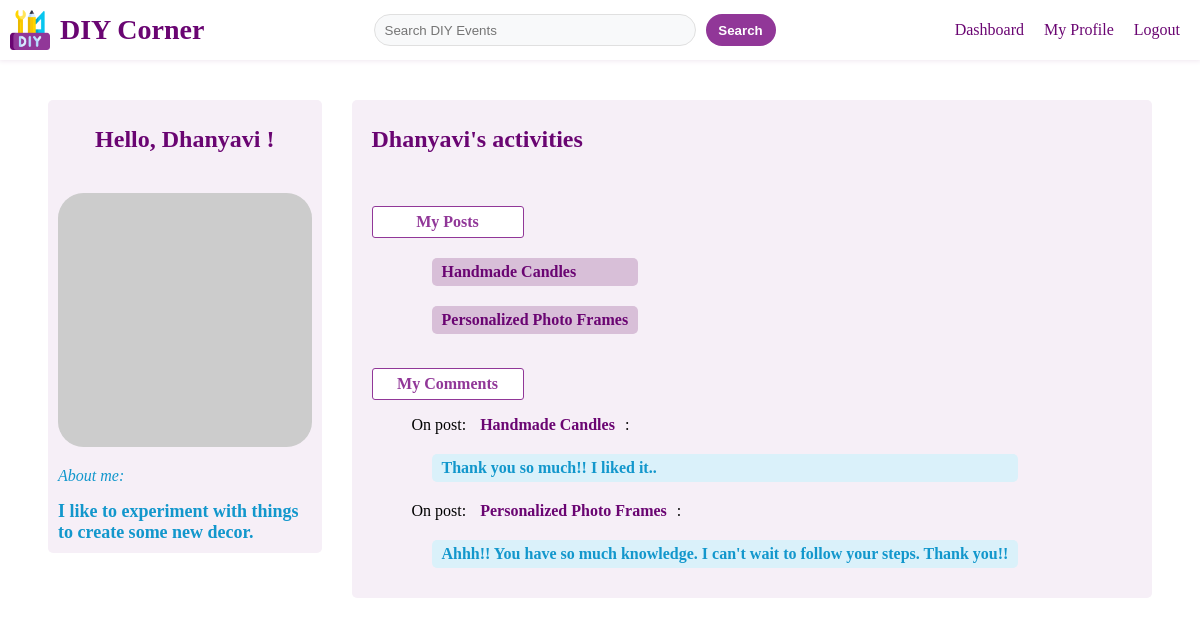
/profile/1 (signed in), run on the app's committed database.
### app/models.py (models this page shows, shortened)
class User(db.Model, UserMixin):
    __tablename__ = 'user'
    id = db.Column(db.Integer, primary_key=True, autoincrement=True)
    username = db.Column(db.String(50), nullable=False)
    password_hash = db.Column(db.String(128), nullable=False)
    about_me = db.Column(db.Text, nullable=True)
    last_seen = db.Column(db.DateTime, nullable=False, default=datetime.now)
    def get_id(self):
        return self.id
    def avatar(self, size):
        digest = md5(self.username.lower().encode('utf-8')).hexdigest()
        return f'https://www.gravatar.com/avatar/{digest}?d=identicon&s={size}'

class Post(db.Model):
    __tablename__ = 'post'
    id = db.Column(db.Integer, primary_key=True, autoincrement=True)
    title = db.Column(db.String(100), nullable=False)
    content = db.Column(db.Text, nullable=False)
    date_posted = db.Column(db.DateTime, nullable=False, default=datetime.now)
    user_id = db.Column(db.Integer, db.ForeignKey('user.id'), nullable=False)
    author = db.relationship('User', backref=db.backref('post'))

class Comment(db.Model):
    __tablename__ = 'comment'
    id = db.Column(db.Integer, primary_key=True, autoincrement=True)
    content = db.Column(db.Text, nullable=False)
    date_posted = db.Column(db.DateTime, nullable=False, default=datetime.now)
    user_id = db.Column(db.Integer, db.ForeignKey('user.id'), nullable=False)
    post_id = db.Column(db.Integer, db.ForeignKey('post.id'), nullable=False)
    author = db.relationship('User', backref=db.backref('comment'))
    post = db.relationship('Post', backref=db.backref('comment', order_by=id))

### app/routes.py (the view)
@app.route('/profile/<int:user_id>', methods=['GET', 'POST'])
@login_required
def profile(user_id):
    user = User.query.get_or_404(user_id)
    posts = Post.query.filter_by(author=user).all()
    comments = Comment.query.filter_by(author=user).all()
    editprofile_form = EditProfileForm()
    if request.method == 'POST' and editprofile_form.validate_on_submit():
        if user == current_user:
            current_user.about_me = editprofile_form.about_me.data
            db.session.commit()
            flash('Your changes have been saved.')
            return redirect(url_for('profile', user_id=current_user.id))
    elif request.method == 'GET' and user == current_user:
        editprofile_form.about_me.data = current_user.about_me
    return render_template('profile.html', user=user, posts=posts, comments=comments, form=editprofile_form)

### app/forms.py
class EditProfileForm(FlaskForm):
    about_me = TextAreaField('About me', validators=[Length(min=0, max=140)])
    submit = SubmitField('Edit profile')

### app/models.py (called while the page is built)
@login.user_loader
def get_user(id):
    return User.query.get(int(id))

### app/templates/profile.html (shortened to what this page needs)
{% extends "base.html" %}
{% block content %}
<div class="profile-container">
    <div class="profile-left">
        <div>
            <h1>Hello, {{ user.username }} !</h1>
            <img src="{{ user.avatar(128) }}" alt="Avatar" class="profile-avatar">
            <p class="aboutme-label">About me:</p>
            <span id="about-me-text">{{ user.about_me }}</span>
        </div>
    </div>
    <div class="profile-right">
        <h1>{{ user.username }}'s activities</h1>
        <div>
            <h2>My Posts</h2>
            <ul>
                {% for post in posts %}
                <li><a href="{{ url_for('details', post_id=post.id) }}" class="post-link">{{ post.title }}</a></li>
                {% endfor %}
            </ul>
        </div>
        <div>
            <h2>My Comments</h2>
            <ul>
                {% for comment in comments %}
                <li>On post: <a href="{{ url_for('details', post_id=comment.post_id) }}" class="post-title-link">{{ comment.post.title }}</a>: <br>
                    <p class="comment-text">{{ comment.content }}</p>
                </li>
                {% endfor %}
            </ul>
        </div>
    </div>
</div>
{% endblock %}

### app/static/css/base.css (style rules this page uses)
* { list-style: none; text-decoration: none; }

### app/static/css/index.css (style rules this page uses)
* { list-style: none; text-decoration: none; }

### app/static/css/dashboard.css (style rules this page uses)
* { list-style: none; text-decoration: none; }

### app/static/css/details.css (style rules this page uses)
* { list-style: none; text-decoration: none; }

### app/static/css/forms.css (style rules this page uses)
* { list-style: none; text-decoration: none; }

### app/static/css/profile.css (style rules this page uses)
* { list-style: none; text-decoration: none; }
.profile-container { display: flex; align-items: flex-start; height: auto; margin: 20px; padding: 80px 20px; gap: 30px; }
.profile-left { display: flex; flex-direction: column; align-items: center; position: sticky; top: 100px; flex:1; width: 25%; height: auto; padding: 10px; background-color: #f6eff7; border-radius: 5px; box-sizing: border-box; }
.profile-right { flex:3; width: 75%; display: flex; flex-direction: column; align-items: flex-start; padding: 10px 20px; background-color: #f6eff7; border-radius: 5px; box-sizing: border-box; }
.profile-container h1 { font-size: 24px; color: #6a0572; font-weight: 800; text-align: center; margin-bottom: 40px; }
.profile-avatar { width: 100%; height: auto; border-radius: 10%; }
.aboutme-label { font-size: 16px; color: #1297cc; font-style: italic; font-weight: 500; text-align: left; }
.profile-left span { display: flex; text-align: left; font-size: 18px; color: #1297cc; font-weight: 600; }
.profile-right h2 { width: 150px; height: 30px; font-size: 16px; background-color: white; border: 1px solid #913798; color: #913798; border-radius: 3px; font-weight: 600; display: flex; justify-content: center; align-items: center; text-align: center; margin-bottom: 10px; }
.post-link { display: flex; flex-direction: column; font-size: 16px; font-weight: bold; background-color: thistle; border-radius: 5px; margin: 20px; padding: 5px 10px; row-gap: 10px; color: #6a0572; }
.post-title-link { font-size: 16px; font-weight: bold; padding: 5px 10px; color: #6a0572; }
.comment-text { display: flex; flex-direction: column; font-size: 16px; font-weight: bold; background-color: #daf1fa; border-radius: 5px; margin: 20px; padding: 5px 10px; row-gap: 10px; color: #1297cc; }

### data on the page
User: username "Dhanyavi", about_me "I like to experiment with things to create some new decor."
Post: title "Handmade Candles"
Post: title "Personalized Photo Frames"
Comment: post "Handmade Candles", content "Thank you so much!! I liked it.."
Comment: post "Personalized Photo Frames", content "Ahhh!! You have so much knowledge. I can't wait to follow your steps. Thank you!!"
